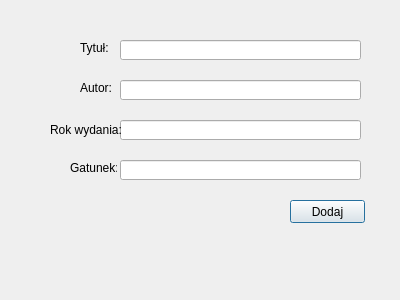
<?xml version="1.0" encoding="UTF-8"?>
<ui version="4.0">
 <class>Dodawanie</class>
 <widget class="QDialog" name="Dodawanie">
  <property name="geometry">
   <rect>
    <x>0</x>
    <y>0</y>
    <width>400</width>
    <height>300</height>
   </rect>
  </property>
  <property name="windowTitle">
   <string>Dodawanie</string>
  </property>
  <widget class="QLineEdit" name="pTytul">
   <property name="geometry">
    <rect>
     <x>120</x>
     <y>40</y>
     <width>241</width>
     <height>20</height>
    </rect>
   </property>
  </widget>
  <widget class="QLineEdit" name="pAutor">
   <property name="geometry">
    <rect>
     <x>120</x>
     <y>80</y>
     <width>241</width>
     <height>20</height>
    </rect>
   </property>
  </widget>
  <widget class="QLineEdit" name="pRokWydania">
   <property name="geometry">
    <rect>
     <x>120</x>
     <y>120</y>
     <width>241</width>
     <height>20</height>
    </rect>
   </property>
  </widget>
  <widget class="QLineEdit" name="pGatunek">
   <property name="geometry">
    <rect>
     <x>120</x>
     <y>160</y>
     <width>241</width>
     <height>20</height>
    </rect>
   </property>
  </widget>
  <widget class="QLabel" name="lTytul">
   <property name="geometry">
    <rect>
     <x>80</x>
     <y>32</y>
     <width>47</width>
     <height>31</height>
    </rect>
   </property>
   <property name="text">
    <string>Tytuł:</string>
   </property>
  </widget>
  <widget class="QLabel" name="lAutor">
   <property name="geometry">
    <rect>
     <x>80</x>
     <y>72</y>
     <width>47</width>
     <height>31</height>
    </rect>
   </property>
   <property name="text">
    <string>Autor:</string>
   </property>
  </widget>
  <widget class="QLabel" name="lRokWydania">
   <property name="geometry">
    <rect>
     <x>50</x>
     <y>120</y>
     <width>71</width>
     <height>20</height>
    </rect>
   </property>
   <property name="text">
    <string>Rok wydania:</string>
   </property>
  </widget>
  <widget class="QLabel" name="lGatunek">
   <property name="geometry">
    <rect>
     <x>70</x>
     <y>152</y>
     <width>47</width>
     <height>31</height>
    </rect>
   </property>
   <property name="text">
    <string>Gatunek:</string>
   </property>
  </widget>
  <widget class="QPushButton" name="dodajButton">
   <property name="geometry">
    <rect>
     <x>290</x>
     <y>200</y>
     <width>75</width>
     <height>23</height>
    </rect>
   </property>
   <property name="text">
    <string>Dodaj</string>
   </property>
  </widget>
 </widget>
 <resources/>
 <connections/>
</ui>
